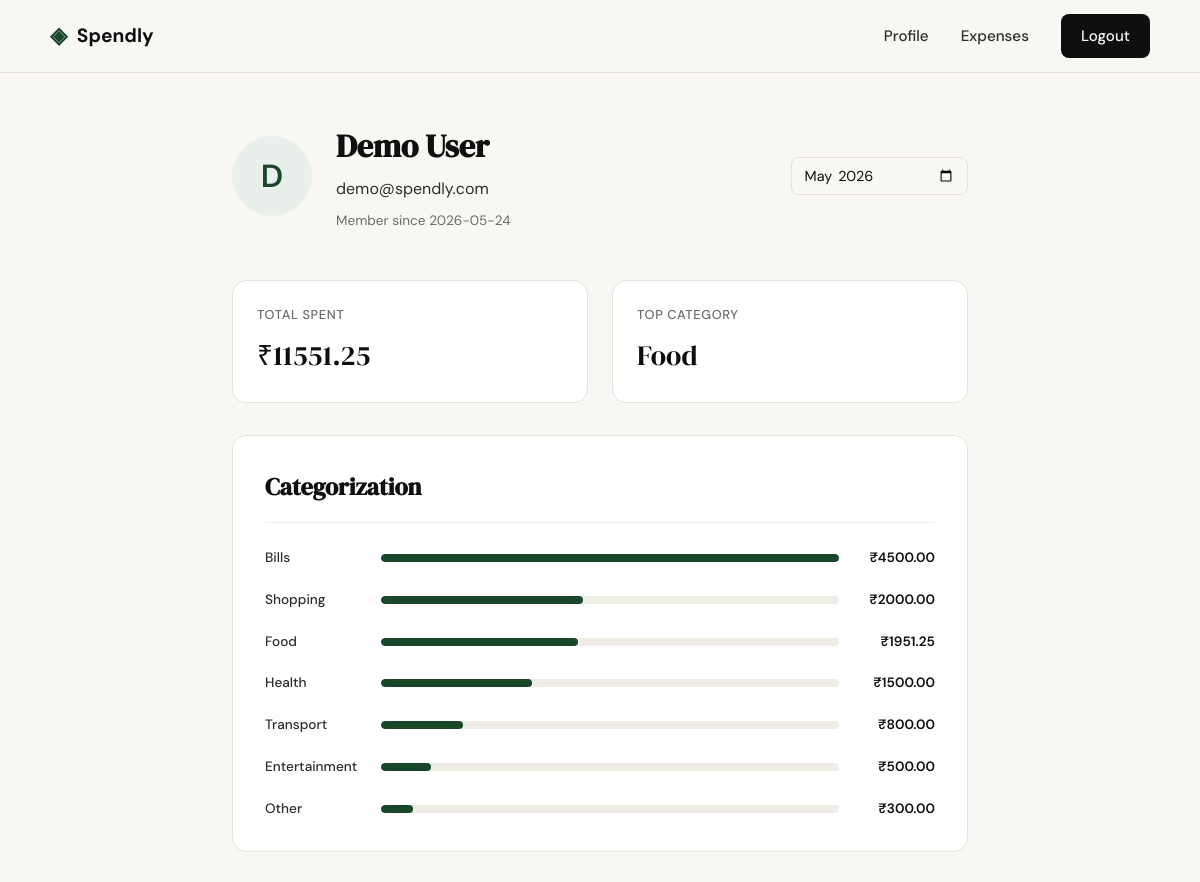
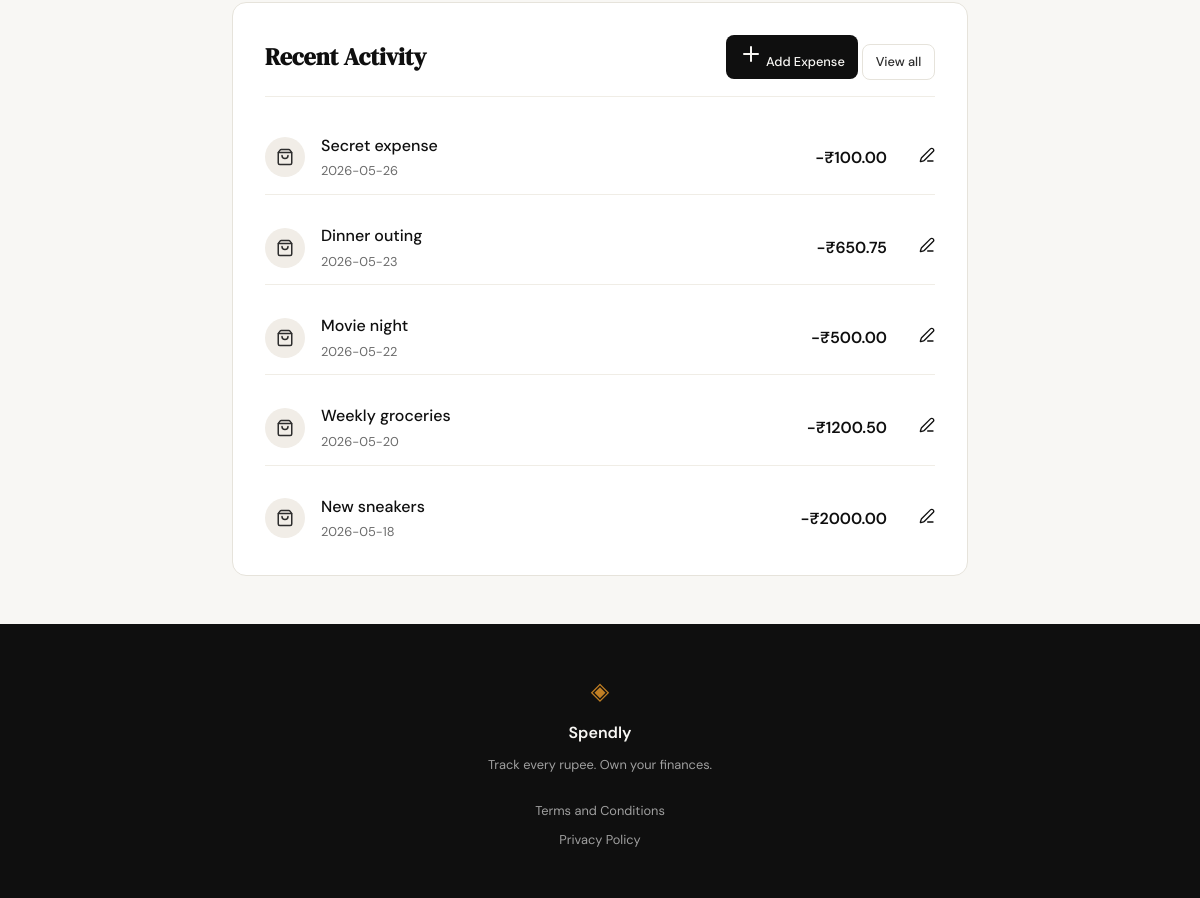
Screenshot of /profile (signed in) with the database file from the repository (2 pictures, top to bottom).
### tables this page shows
CREATE TABLE users (
            id INTEGER PRIMARY KEY AUTOINCREMENT,
            name TEXT NOT NULL,
            email TEXT UNIQUE NOT NULL,
            password_hash TEXT NOT NULL,
            created_at TEXT DEFAULT (datetime('now'))
        );

CREATE TABLE expenses (
            id INTEGER PRIMARY KEY AUTOINCREMENT,
            user_id INTEGER NOT NULL,
            amount REAL NOT NULL,
            category TEXT NOT NULL,
            date TEXT NOT NULL,
            description TEXT,
            created_at TEXT DEFAULT (datetime('now')),
            FOREIGN KEY (user_id) REFERENCES users (id)
        );

### app.py (the view)
@app.route("/profile")
def profile():
    if "user_id" not in session:
        return redirect(url_for('login'))
    now = datetime.now()
    try:
        month = request.args.get('month')
        year = request.args.get('year')
        if month is None or year is None:
            month_year = request.args.get('month_year')
            if month_year:
                year, month = map(int, month_year.split('-'))
            else:
                month = now.month
                year = now.year
        else:
            month = int(month)
            year = int(year)
    except ValueError:
        month = now.month
        year = now.year
    date_filter = f"{year}-{month:02d}-%"
    current_filter = f"{year}-{month:02d}"
    db = get_db()
    cursor = db.cursor()
    cursor.execute("SELECT name, email, created_at FROM users WHERE id = ?", (session['user_id'],))
    user = cursor.fetchone()
    cursor.execute("SELECT id, amount, category, date, description FROM expenses WHERE user_id = ? AND date LIKE ? ORDER BY date DESC, id DESC LIMIT 5", (session['user_id'], date_filter))
    recent_expenses = cursor.fetchall()
    cursor.execute("SELECT SUM(amount) FROM expenses WHERE user_id = ? AND date LIKE ?", (session['user_id'], date_filter))
    total_spent = cursor.fetchone()[0] or 0.0
    cursor.execute("SELECT category, COUNT(*) as count FROM expenses WHERE user_id = ? AND date LIKE ? GROUP BY category ORDER BY count DESC LIMIT 1", (session['user_id'], date_filter))
    top_category_row = cursor.fetchone()
    top_category = top_category_row['category'] if top_category_row else "None"
    cursor.execute("SELECT category, SUM(amount) as total FROM expenses WHERE user_id = ? AND date LIKE ? GROUP BY category ORDER BY total DESC", (session['user_id'], date_filter))
    category_data = cursor.fetchall()
    db.close()
    return render_template("profile.html",
                           user=user,
                           recent_expenses=recent_expenses,
                           total_spent=total_spent,
                           top_category=top_category,
                           category_data=category_data,
                           current_filter=current_filter)

### database/db.py (called while the page is built)
def get_db():
    conn = sqlite3.connect(DATABASE)
    conn.row_factory = sqlite3.Row
    conn.execute("PRAGMA foreign_keys = ON")
    return conn

### templates/profile.html (shortened to what this page needs)
{% extends "base.html" %}
{% block content %}
<div class="profile-container">
    <div class="profile-header">
        <div class="profile-avatar">
            {{ user.name[0] | upper }}
        </div>
        <div class="profile-info">
            <h1 class="profile-name">{{ user.name }}</h1>
            <p class="profile-email">{{ user.email }}</p>
            <p class="profile-member-since">Member since {{ user.created_at[:10] }}</p>
        </div>
        <form class="date-filter-form" method="GET" action="{{ url_for('profile') }}">
            <input type="month" name="month_year" value="{{ current_filter }}" class="form-input filter-input" onchange="this.form.submit()">
        </form>
    </div>
    <div class="profile-stats">
        <div class="stat-card">
            <span class="stat-label">Total Spent</span>
            <span class="stat-value">₹{{ "%.2f"|format(total_spent) }}</span>
        </div>
        <div class="stat-card">
            <span class="stat-label">Top Category</span>
            <span class="stat-value">{{ top_category }}</span>
        </div>
    </div>
    <div class="profile-section">
        <div class="section-header">
            <h2>Categorization</h2>
        </div>
        {% if category_data %}
        <div class="category-chart">
            {% set max_total = category_data[0].total %}
            {% for cat in category_data %}
            <div class="chart-row">
                <span class="chart-label">{{ cat.category }}</span>
                <div class="chart-bar-container">
                    <div class="chart-bar" style="width: {{ (cat.total / max_total * 100)|round }}%;"></div>
                </div>
                <span class="chart-value">₹{{ "%.2f"|format(cat.total) }}</span>
            </div>
            {% endfor %}
        </div>
        {% else %}
        <div class="empty-state">
            <i data-lucide="pie-chart"></i>
            <p>No category data available.</p>
        </div>
        {% endif %}
    </div>
    <div class="profile-section">
        <div class="section-header">
            <h2>Recent Activity</h2>
            <div class="header-actions">
                <a href="{{ url_for('add_expense_route') }}" class="btn btn-primary btn-sm">
                    <i data-lucide="plus"></i>
                    <span>Add Expense</span>
                </a>
                <a href="{{ url_for('expenses') }}" class="btn-ghost btn-sm">View all</a>
            </div>
        </div>
        {% if recent_expenses %}
        <div class="activity-list">
            {% for expense in recent_expenses %}
            <div class="activity-item">
                <div class="activity-icon">
                    <i data-lucide="shopping-bag"></i>
                </div>
                <div class="activity-details">
                    <p class="activity-desc">{{ expense.description or expense.category }}</p>
                    <p class="activity-date">{{ expense.date }}</p>
                </div>
                <div class="activity-amount negative">
                    -₹{{ "%.2f"|format(expense.amount) }}
                </div>
                <div class="activity-actions" style="margin-left: 1rem;">
                    <a href="{{ url_for('edit_expense', id=expense.id) }}" class="btn-icon" title="Edit">
                        <i data-lucide="edit-3" style="width: 16px; height: 16px;"></i>
                    </a>
                </div>
            </div>
            {% endfor %}
        </div>
        {% else %}
        <div class="empty-state">
            <i data-lucide="receipt"></i>
            <p>No recent activity.</p>
        </div>
        {% endif %}
    </div>
</div>
{% endblock %}

### rows the page displays
users: name "D", name "Demo User", email "demo@spendly.com", created_at "2026-05-24"
expenses: category "Bills", {{ (cat.total / max_total * 100)|round }} 100.0 (drawn), total "4500.00"
expenses: category "Shopping", {{ (cat.total / max_total * 100)|round }} 44.0 (drawn), total "2000.00", description "New sneakers", date "2026-05-18", amount "2000.00"
expenses: category "Health", {{ (cat.total / max_total * 100)|round }} 33.0 (drawn), total "1500.00"
expenses: category "Transport", {{ (cat.total / max_total * 100)|round }} 18.0 (drawn), total "800.00"
expenses: category "Entertainment", {{ (cat.total / max_total * 100)|round }} 11.0 (drawn), total "500.00", description "Movie night", date "2026-05-22", amount "500.00"
expenses: category "Other", {{ (cat.total / max_total * 100)|round }} 7.0 (drawn), total "300.00"
expenses: description "Secret expense", date "2026-05-26", amount "100.00"
expenses: description "Dinner outing", date "2026-05-23", amount "650.75"
expenses: description "Weekly groceries", date "2026-05-20", amount "1200.50"

### other values shown
{{ "%.2f"|format(total_spent) }} "11551.25"
{{ top_category }} "Food"
{{ cat.category }} "Food"
{{ "%.2f"|format(cat.total) }} "1951.25"
